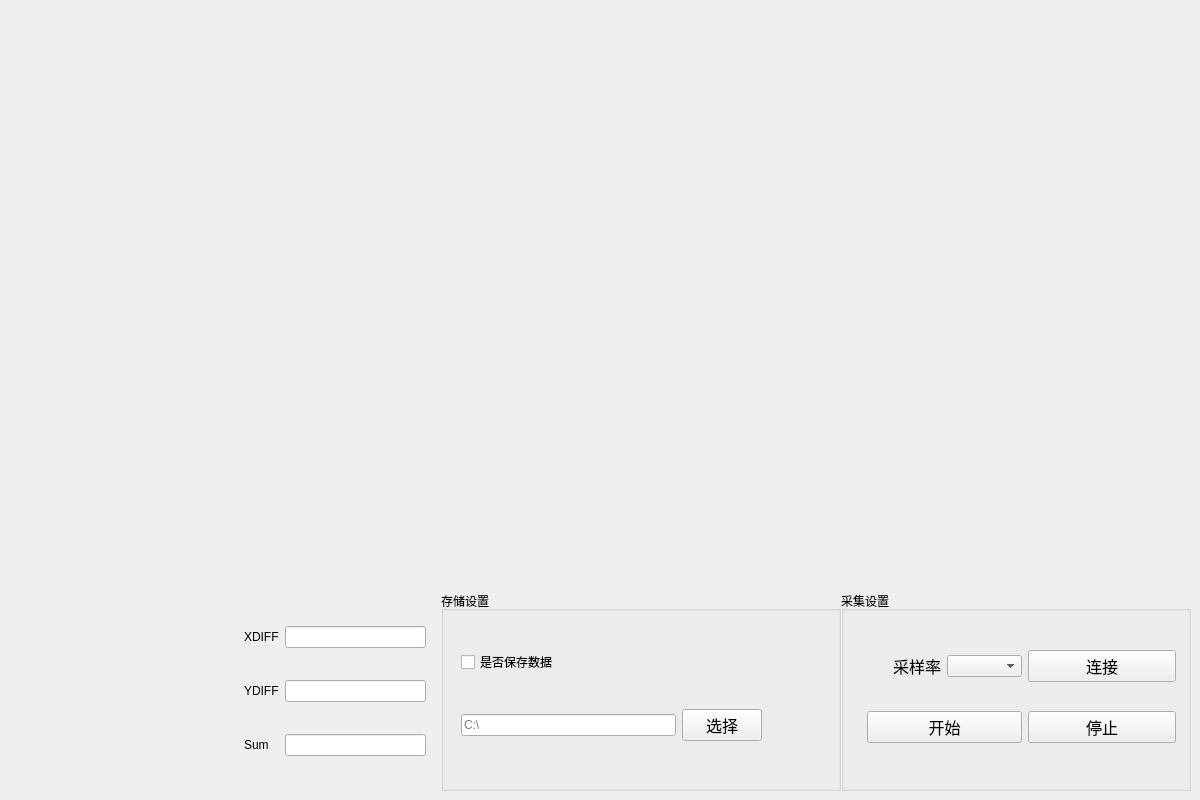
<?xml version="1.0" encoding="UTF-8"?>
<ui version="4.0">
 <class>MainWindow</class>
 <widget class="QMainWindow" name="MainWindow">
  <property name="geometry">
   <rect>
    <x>0</x>
    <y>0</y>
    <width>1200</width>
    <height>800</height>
   </rect>
  </property>
  <property name="sizePolicy">
   <sizepolicy hsizetype="Minimum" vsizetype="Minimum">
    <horstretch>0</horstretch>
    <verstretch>0</verstretch>
   </sizepolicy>
  </property>
  <property name="minimumSize">
   <size>
    <width>1200</width>
    <height>800</height>
   </size>
  </property>
  <property name="windowTitle">
   <string>四象限光斑位置处理软件 （@KYPhotonics）</string>
  </property>
  <property name="windowIcon">
   <iconset resource="assets.qrc">
    <normaloff>:/icons/images/KY-Logo-3232.ico</normaloff>:/icons/images/KY-Logo-3232.ico</iconset>
  </property>
  <widget class="QWidget" name="centralwidget">
   <property name="sizePolicy">
    <sizepolicy hsizetype="MinimumExpanding" vsizetype="MinimumExpanding">
     <horstretch>1</horstretch>
     <verstretch>1</verstretch>
    </sizepolicy>
   </property>
   <property name="autoFillBackground">
    <bool>true</bool>
   </property>
   <layout class="QVBoxLayout" name="verticalLayout_2">
    <item>
     <layout class="QVBoxLayout" name="verticalLayout" stretch="1,1,0">
      <item>
       <widget class="QCustomPlot" name="rawDataPlot" native="true">
        <property name="sizePolicy">
         <sizepolicy hsizetype="Minimum" vsizetype="Minimum">
          <horstretch>1</horstretch>
          <verstretch>1</verstretch>
         </sizepolicy>
        </property>
        <property name="minimumSize">
         <size>
          <width>1169</width>
          <height>212</height>
         </size>
        </property>
       </widget>
      </item>
      <item>
       <widget class="QCustomPlot" name="sumDataPlot" native="true">
        <property name="sizePolicy">
         <sizepolicy hsizetype="Minimum" vsizetype="Minimum">
          <horstretch>1</horstretch>
          <verstretch>1</verstretch>
         </sizepolicy>
        </property>
       </widget>
      </item>
      <item>
       <layout class="QHBoxLayout" name="horizontalLayout" stretch="0,0,0,0,0">
        <item>
         <widget class="QCustomPlot" name="fourQuadPlot" native="true">
          <property name="sizePolicy">
           <sizepolicy hsizetype="Fixed" vsizetype="Fixed">
            <horstretch>0</horstretch>
            <verstretch>0</verstretch>
           </sizepolicy>
          </property>
          <property name="minimumSize">
           <size>
            <width>220</width>
            <height>200</height>
           </size>
          </property>
         </widget>
        </item>
        <item>
         <spacer name="horizontalSpacer">
          <property name="orientation">
           <enum>Qt::Horizontal</enum>
          </property>
          <property name="sizeHint" stdset="0">
           <size>
            <width>128</width>
            <height>78</height>
           </size>
          </property>
         </spacer>
        </item>
        <item>
         <widget class="QWidget" name="widget" native="true">
          <property name="minimumSize">
           <size>
            <width>200</width>
            <height>0</height>
           </size>
          </property>
          <layout class="QGridLayout" name="gridLayout_3">
           <item row="0" column="0">
            <widget class="QLabel" name="label_2">
             <property name="text">
              <string>XDIFF</string>
             </property>
            </widget>
           </item>
           <item row="0" column="1">
            <widget class="QLineEdit" name="xdiffDisplay">
             <property name="readOnly">
              <bool>true</bool>
             </property>
            </widget>
           </item>
           <item row="1" column="0">
            <widget class="QLabel" name="label_3">
             <property name="text">
              <string>YDIFF</string>
             </property>
            </widget>
           </item>
           <item row="1" column="1">
            <widget class="QLineEdit" name="ydiffDisplay"/>
           </item>
           <item row="2" column="0">
            <widget class="QLabel" name="label_4">
             <property name="text">
              <string>Sum</string>
             </property>
            </widget>
           </item>
           <item row="2" column="1">
            <widget class="QLineEdit" name="sumDisplay">
             <property name="text">
              <string/>
             </property>
             <property name="readOnly">
              <bool>true</bool>
             </property>
            </widget>
           </item>
          </layout>
         </widget>
        </item>
        <item>
         <widget class="QGroupBox" name="groupBox_2">
          <property name="minimumSize">
           <size>
            <width>400</width>
            <height>0</height>
           </size>
          </property>
          <property name="title">
           <string>存储设置</string>
          </property>
          <widget class="QWidget" name="">
           <property name="geometry">
            <rect>
             <x>20</x>
             <y>30</y>
             <width>301</width>
             <height>151</height>
            </rect>
           </property>
           <layout class="QGridLayout" name="gridLayout_2">
            <item row="1" column="0">
             <widget class="QLineEdit" name="saveDirPathLineEdit">
              <property name="placeholderText">
               <string>C:\</string>
              </property>
             </widget>
            </item>
            <item row="0" column="0">
             <widget class="QCheckBox" name="saveCheckbox">
              <property name="text">
               <string>是否保存数据</string>
              </property>
             </widget>
            </item>
            <item row="1" column="1">
             <widget class="QPushButton" name="chooseDirPathBtn">
              <property name="font">
               <font>
                <pointsize>12</pointsize>
               </font>
              </property>
              <property name="text">
               <string>选择</string>
              </property>
             </widget>
            </item>
           </layout>
          </widget>
         </widget>
        </item>
        <item>
         <widget class="QGroupBox" name="groupBox">
          <property name="minimumSize">
           <size>
            <width>350</width>
            <height>0</height>
           </size>
          </property>
          <property name="title">
           <string>采集设置</string>
          </property>
          <widget class="QWidget" name="layoutWidget">
           <property name="geometry">
            <rect>
             <x>20</x>
             <y>30</y>
             <width>321</width>
             <height>151</height>
            </rect>
           </property>
           <layout class="QGridLayout" name="gridLayout">
            <property name="leftMargin">
             <number>6</number>
            </property>
            <property name="topMargin">
             <number>6</number>
            </property>
            <property name="rightMargin">
             <number>6</number>
            </property>
            <property name="bottomMargin">
             <number>6</number>
            </property>
            <item row="1" column="0" colspan="2">
             <widget class="QPushButton" name="startBtn">
              <property name="font">
               <font>
                <pointsize>12</pointsize>
               </font>
              </property>
              <property name="text">
               <string>开始</string>
              </property>
             </widget>
            </item>
            <item row="0" column="1">
             <widget class="QComboBox" name="sampleRateSampleBox">
              <property name="sizePolicy">
               <sizepolicy hsizetype="Minimum" vsizetype="Fixed">
                <horstretch>0</horstretch>
                <verstretch>0</verstretch>
               </sizepolicy>
              </property>
              <property name="font">
               <font>
                <pointsize>9</pointsize>
               </font>
              </property>
             </widget>
            </item>
            <item row="0" column="2" colspan="2">
             <widget class="QPushButton" name="initBtn">
              <property name="font">
               <font>
                <pointsize>12</pointsize>
               </font>
              </property>
              <property name="text">
               <string>连接</string>
              </property>
             </widget>
            </item>
            <item row="1" column="2" colspan="2">
             <widget class="QPushButton" name="stopBtn">
              <property name="font">
               <font>
                <pointsize>12</pointsize>
               </font>
              </property>
              <property name="text">
               <string>停止</string>
              </property>
             </widget>
            </item>
            <item row="0" column="0">
             <widget class="QLabel" name="label">
              <property name="font">
               <font>
                <pointsize>12</pointsize>
               </font>
              </property>
              <property name="text">
               <string>采样率</string>
              </property>
              <property name="alignment">
               <set>Qt::AlignRight|Qt::AlignTrailing|Qt::AlignVCenter</set>
              </property>
             </widget>
            </item>
           </layout>
          </widget>
         </widget>
        </item>
       </layout>
      </item>
     </layout>
    </item>
   </layout>
  </widget>
 </widget>
 <customwidgets>
  <customwidget>
   <class>QCustomPlot</class>
   <extends>QWidget</extends>
   <header location="global">qcustomplot.h</header>
   <container>1</container>
  </customwidget>
 </customwidgets>
 <resources>
  <include location="assets.qrc"/>
 </resources>
 <connections>
  <connection>
   <sender>stopBtn</sender>
   <signal>clicked()</signal>
   <receiver>MainWindow</receiver>
   <slot>stopBtnClicked()</slot>
   <hints>
    <hint type="sourcelabel">
     <x>1178</x>
     <y>739</y>
    </hint>
    <hint type="destinationlabel">
     <x>1261</x>
     <y>431</y>
    </hint>
   </hints>
  </connection>
  <connection>
   <sender>initBtn</sender>
   <signal>clicked()</signal>
   <receiver>MainWindow</receiver>
   <slot>initBtnClicked()</slot>
   <hints>
    <hint type="sourcelabel">
     <x>1178</x>
     <y>676</y>
    </hint>
    <hint type="destinationlabel">
     <x>1307</x>
     <y>456</y>
    </hint>
   </hints>
  </connection>
  <connection>
   <sender>startBtn</sender>
   <signal>clicked()</signal>
   <receiver>MainWindow</receiver>
   <slot>startBtnClicked()</slot>
   <hints>
    <hint type="sourcelabel">
     <x>1019</x>
     <y>739</y>
    </hint>
    <hint type="destinationlabel">
     <x>1248</x>
     <y>348</y>
    </hint>
   </hints>
  </connection>
  <connection>
   <sender>sampleRateSampleBox</sender>
   <signal>currentIndexChanged(int)</signal>
   <receiver>MainWindow</receiver>
   <slot>sampleRateChanged()</slot>
   <hints>
    <hint type="sourcelabel">
     <x>1019</x>
     <y>673</y>
    </hint>
    <hint type="destinationlabel">
     <x>1250</x>
     <y>474</y>
    </hint>
   </hints>
  </connection>
  <connection>
   <sender>saveCheckbox</sender>
   <signal>toggled(bool)</signal>
   <receiver>MainWindow</receiver>
   <slot>saveDataCheckBoxChecked()</slot>
   <hints>
    <hint type="sourcelabel">
     <x>516</x>
     <y>667</y>
    </hint>
    <hint type="destinationlabel">
     <x>1249</x>
     <y>545</y>
    </hint>
   </hints>
  </connection>
  <connection>
   <sender>chooseDirPathBtn</sender>
   <signal>clicked()</signal>
   <receiver>MainWindow</receiver>
   <slot>chooseDirectoryBtnClicked()</slot>
   <hints>
    <hint type="sourcelabel">
     <x>790</x>
     <y>729</y>
    </hint>
    <hint type="destinationlabel">
     <x>1233</x>
     <y>612</y>
    </hint>
   </hints>
  </connection>
 </connections>
 <slots>
  <slot>stopBtnClicked()</slot>
  <slot>initBtnClicked()</slot>
  <slot>startBtnClicked()</slot>
  <slot>sampleRateChanged()</slot>
  <slot>saveDataCheckBoxChecked()</slot>
  <slot>chooseDirectoryBtnClicked()</slot>
 </slots>
</ui>
